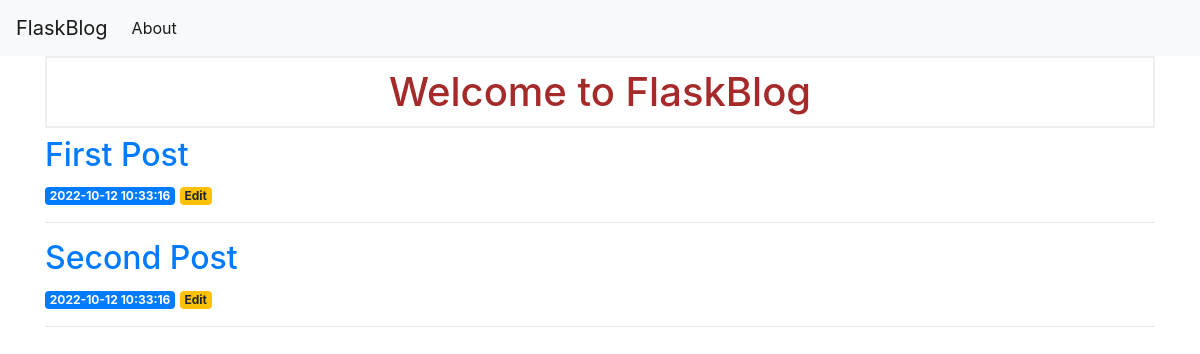
Before: / with the older database file.
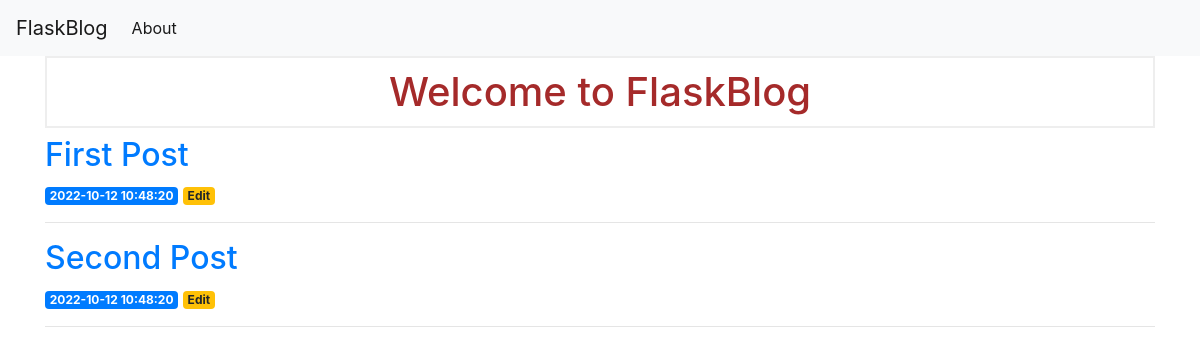
After: the same page with the newer database file.
### tables this page shows
CREATE TABLE posts (
    id INTEGER PRIMARY KEY AUTOINCREMENT,
    created TIMESTAMP NOT NULL DEFAULT CURRENT_TIMESTAMP,
    title TEXT NOT NULL,
    content TEXT NOT NULL
);

### app.py (the view)
@app.route('/')
def index():
    conn = get_db_connection()
    posts = conn.execute('SELECT * FROM posts').fetchall()
    conn.close()
    return render_template('index.html', posts=posts)

### app.py (called while the page is built)
def get_db_connection():
    conn = sqlite3.connect('database.db')
    conn.row_factory = sqlite3.Row
    print("Test")
    return conn

### templates/index.html (shortened to what this page needs)
<!DOCTYPE html>
<html lang="en">
<head>
    <link rel="stylesheet" href="{{ url_for('static', filename= 'css/style.css') }}">
</head>
<body>
    {% extends 'base.html' %}
{% block content %}
    <h1>{% block title %} Welcome to FlaskBlog {% endblock %}</h1>
    {% for post in posts %}
        <a href="{{ url_for('post', post_id=post['id']) }}">
            <h2>{{ post['title'] }}</h2>
        </a>
        <span class="badge badge-primary">{{ post['created'] }}</span>
        <a href="{{ url_for('edit', id=post['id']) }}">
            <span class="badge badge-warning">Edit</span>
        </a>
        <hr>
    {% endfor %}
{% endblock %}

### templates/base.html (shortened to what this page needs)
<!doctype html>
<html lang="en">
  <head>
    <link rel="stylesheet" href="https://stackpath.bootstrapcdn.com/bootstrap/4.3.1/css/bootstrap.min.css">
  </head>
  <body>
    <nav class="navbar navbar-expand-md navbar-light bg-light">
        <a class="navbar-brand" href="{{ url_for('index')}}">FlaskBlog</a>
        <div class="collapse navbar-collapse" id="navbarNav">
            <ul class="navbar-nav">
            <li class="nav-item active">
                <a class="nav-link" href="#">About</a>
            </li>
            </ul>
        </div>
    </nav>
    <div class="container">
        {% block content %} {% endblock %}
    </div>
  </body>
</html>

### static/css/style.css (style rules this page uses)
h1 { border: 2px #eee solid; color: brown; text-align: center; padding: 10px; }

Changed rows visible on the page:
changed posts "First Post": created "2022-10-12 10:33:16" → "2022-10-12 10:48:20"
changed posts "Second Post": created "2022-10-12 10:33:16" → "2022-10-12 10:48:20"
